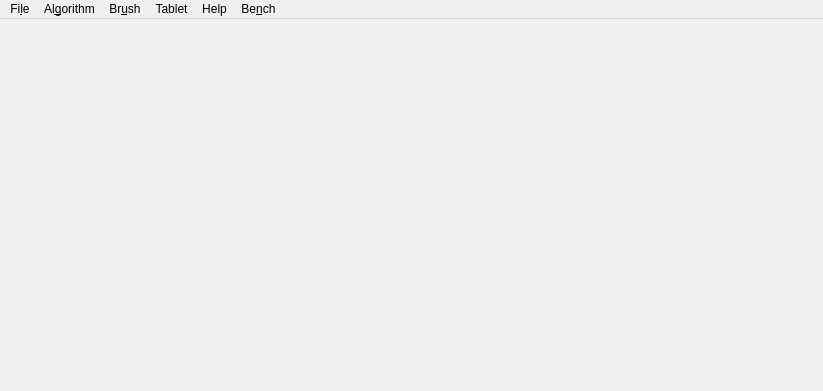
<?xml version="1.0" encoding="UTF-8"?>
<ui version="4.0">
 <class>MainWindow</class>
 <widget class="QMainWindow" name="MainWindow">
  <property name="geometry">
   <rect>
    <x>0</x>
    <y>0</y>
    <width>823</width>
    <height>391</height>
   </rect>
  </property>
  <property name="windowTitle">
   <string>MainWindow</string>
  </property>
  <widget class="QWidget" name="centralWidget">
   <property name="enabled">
    <bool>true</bool>
   </property>
   <widget class="TabletCanvas" name="widget" native="true">
    <property name="geometry">
     <rect>
      <x>-1</x>
      <y>-1</y>
      <width>1021</width>
      <height>511</height>
     </rect>
    </property>
    <property name="sizePolicy">
     <sizepolicy hsizetype="Expanding" vsizetype="Expanding">
      <horstretch>0</horstretch>
      <verstretch>0</verstretch>
     </sizepolicy>
    </property>
    <property name="cursor">
     <cursorShape>ForbiddenCursor</cursorShape>
    </property>
    <property name="autoFillBackground">
     <bool>false</bool>
    </property>
   </widget>
  </widget>
  <widget class="QMenuBar" name="menuBar">
   <property name="geometry">
    <rect>
     <x>0</x>
     <y>0</y>
     <width>823</width>
     <height>28</height>
    </rect>
   </property>
   <widget class="QMenu" name="menuFile">
    <property name="title">
     <string>Fi&amp;le</string>
    </property>
    <addaction name="actionOpen"/>
    <addaction name="actionNew"/>
    <addaction name="actionSave"/>
    <addaction name="actionExit"/>
   </widget>
   <widget class="QMenu" name="menuBrush">
    <property name="title">
     <string>Br&amp;ush</string>
    </property>
    <addaction name="actionBrush"/>
   </widget>
   <widget class="QMenu" name="menuTablet">
    <property name="title">
     <string>Tablet</string>
    </property>
    <widget class="QMenu" name="menuLine_Width">
     <property name="title">
      <string>&amp;Line Width</string>
     </property>
     <addaction name="actionWidthFixed"/>
     <addaction name="actionWidthPressure"/>
    </widget>
    <widget class="QMenu" name="menuColor_transition">
     <property name="title">
      <string>&amp;Color transition</string>
     </property>
     <addaction name="actionStartingColor"/>
     <addaction name="actionEndingColor"/>
     <addaction name="actionTransition"/>
    </widget>
    <widget class="QMenu" name="menuTransparency">
     <property name="title">
      <string>&amp;Transparency</string>
     </property>
     <addaction name="actionTransparencyFixed"/>
     <addaction name="actionTransparencyPressure"/>
    </widget>
    <addaction name="menuLine_Width"/>
    <addaction name="menuColor_transition"/>
    <addaction name="menuTransparency"/>
   </widget>
   <widget class="QMenu" name="menuHelp">
    <property name="title">
     <string>Help</string>
    </property>
    <addaction name="actionAbout"/>
   </widget>
   <widget class="QMenu" name="menuBench">
    <property name="title">
     <string>Be&amp;nch</string>
    </property>
    <addaction name="separator"/>
    <addaction name="actionRecord"/>
    <addaction name="actionPlay"/>
   </widget>
   <widget class="QMenu" name="menuAlgorithm">
    <property name="title">
     <string>Al&amp;gorithm</string>
    </property>
    <addaction name="separator"/>
    <addaction name="actionBasic"/>
    <addaction name="actionBrush_mod"/>
    <addaction name="actionSplines"/>
   </widget>
   <addaction name="menuFile"/>
   <addaction name="menuAlgorithm"/>
   <addaction name="menuBrush"/>
   <addaction name="menuTablet"/>
   <addaction name="menuHelp"/>
   <addaction name="menuBench"/>
  </widget>
  <action name="actionOpen">
   <property name="text">
    <string>&amp;Open</string>
   </property>
  </action>
  <action name="actionSave">
   <property name="text">
    <string>&amp;Save as</string>
   </property>
  </action>
  <action name="actionExit">
   <property name="text">
    <string>&amp;Exit</string>
   </property>
  </action>
  <action name="actionBrush">
   <property name="text">
    <string>&amp;Brush Color</string>
   </property>
  </action>
  <action name="actionAbout">
   <property name="text">
    <string>&amp;About</string>
   </property>
  </action>
  <action name="actionWidthFixed">
   <property name="checkable">
    <bool>true</bool>
   </property>
   <property name="checked">
    <bool>false</bool>
   </property>
   <property name="text">
    <string>&amp;Fixed</string>
   </property>
  </action>
  <action name="actionWidthPressure">
   <property name="checkable">
    <bool>true</bool>
   </property>
   <property name="checked">
    <bool>true</bool>
   </property>
   <property name="text">
    <string>&amp;Pressure</string>
   </property>
  </action>
  <action name="actionRecord">
   <property name="text">
    <string>&amp;Record</string>
   </property>
  </action>
  <action name="actionPlay">
   <property name="text">
    <string>&amp;Draw recorded</string>
   </property>
  </action>
  <action name="actionNew">
   <property name="text">
    <string>&amp;New</string>
   </property>
  </action>
  <action name="actionStartingColor">
   <property name="text">
    <string>&amp;Starting Color</string>
   </property>
  </action>
  <action name="actionEndingColor">
   <property name="text">
    <string>&amp;Ending Color</string>
   </property>
  </action>
  <action name="actionTransparencyFixed">
   <property name="checkable">
    <bool>true</bool>
   </property>
   <property name="checked">
    <bool>true</bool>
   </property>
   <property name="text">
    <string>&amp;Fixed</string>
   </property>
  </action>
  <action name="actionBasic">
   <property name="checkable">
    <bool>true</bool>
   </property>
   <property name="checked">
    <bool>true</bool>
   </property>
   <property name="text">
    <string>&amp;Basic</string>
   </property>
  </action>
  <action name="actionBrush_mod">
   <property name="checkable">
    <bool>true</bool>
   </property>
   <property name="text">
    <string>Brush-&amp;mod</string>
   </property>
  </action>
  <action name="actionSplines">
   <property name="checkable">
    <bool>true</bool>
   </property>
   <property name="text">
    <string>&amp;Splines</string>
   </property>
  </action>
  <action name="actionTransparencyPressure">
   <property name="checkable">
    <bool>true</bool>
   </property>
   <property name="text">
    <string>&amp;Pressure</string>
   </property>
  </action>
  <action name="actionTransition">
   <property name="checkable">
    <bool>true</bool>
   </property>
   <property name="checked">
    <bool>false</bool>
   </property>
   <property name="text">
    <string>Transition</string>
   </property>
  </action>
 </widget>
 <layoutdefault spacing="6" margin="11"/>
 <customwidgets>
  <customwidget>
   <class>TabletCanvas</class>
   <extends>QWidget</extends>
   <header>tabletcanvas.h</header>
   <container>1</container>
  </customwidget>
 </customwidgets>
 <resources/>
 <connections/>
</ui>
